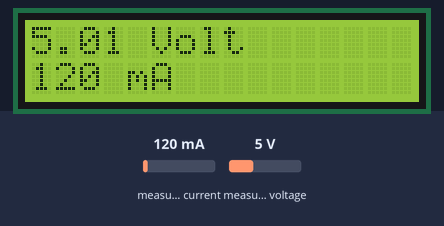
This sketch was run on a simulated Arduino Uno, built with avr-gcc and run on an emulated ATmega328P. Parts: 16×2 character LCD. Inputs (shaded band) come from the test bench; at power-on: measured current 120 mA, measured voltage 5 V. Storage starts empty.

Above: at 1.2 s.
1.3 s: measured current set to 40 mA
At 3.3 s:
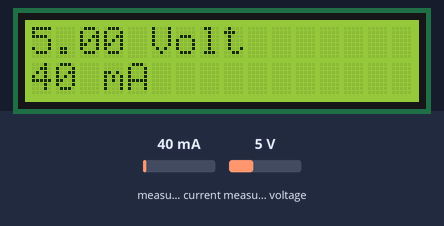
3.6 s: measured voltage set to 0.3 V
At 5.3 s:
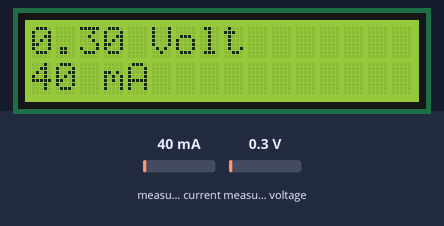
5.7 s: measured current set to 500 mA
At 7.3 s:
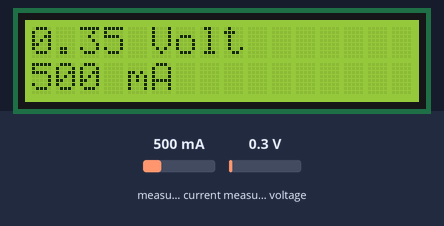
7.8 s: measured voltage set to 3.8 V
At 9.3 s:
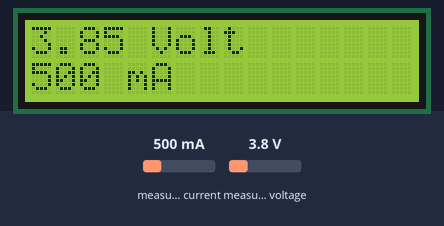
Timing chart, 0 to 10.8 s (numbered marks = the images above; inputs shaded):
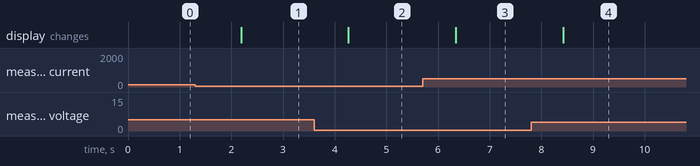

Measured:
- after the input at 1.3 s, the display: changes after 0.89 s (image 1)
- after the input at 3.6 s, the display: changes after 0.67 s (image 2)
- after the input at 5.7 s, the display: changes after 0.65 s (image 3)
- after the input at 7.8 s, the display: changes after 0.62 s (image 4)

The sketch:

Solar_Cell_Monitoring_System.ino
```cpp
#include <Wire.h>
#include <LiquidCrystal_I2C.h>
#include <Adafruit_INA219.h>
#include <SD.h>

LiquidCrystal_I2C lcd(0x27, 16, 2);

Adafruit_INA219 ina219;

File imsfile;

const int CS = 5;

void setup()
{
  ina219.begin();
  ina219.setCalibration_32V_50A();

  lcd.begin();
  lcd.backlight();

  SD.begin();
}

void loop()
{
  float shuntvoltage  = 0;
  float busvoltage    = 0;
  float current_mA    = 0;
  float loadvoltage   = 0;
  float power_mW      = 0;

  shuntvoltage  = ina219.getShuntVoltage_mV();
  busvoltage    = ina219.getBusVoltage_V();
  current_mA    = ina219.getCurrent_mA();
  power_mW      = ina219.getPower_mW();
  loadvoltage   = busvoltage + (shuntvoltage / 1000);

  lcd.setCursor(0, 0);
  lcd.print(loadvoltage);
  lcd.print(" ");
  lcd.println("Volt");

  lcd.setCursor(0, 1);
  lcd.print((int)current_mA);
  lcd.print(" ");
  lcd.println("mA");

  delay(1000);

  imsfile = SD.open("sdcard.txt", FILE_WRITE);
  if(imsfile)
  {
    imsfile.print(loadvoltage);
    imsfile.print("Volt");
    imsfile.print("    |    ");
    imsfile.print(current_mA);
    imsfile.print("mA");
    imsfile.println();
    imsfile.close();
  }
}
```
